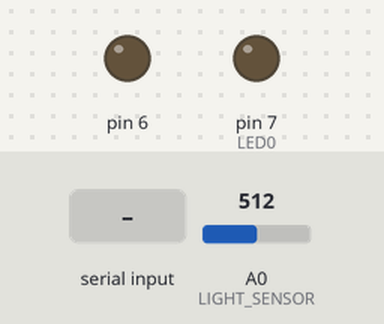
Bench run of a sketch on a simulated Arduino Uno, built with avr-gcc and run on an emulated ATmega328P. On the bench: output pins drawn as LEDs (lit = HIGH). The inputs (shaded band) are chosen by the test bench; at power-on: A0 (LIGHT_SENSOR) = 512.

Above: at 1.2 s.
1.3 s: "led0" received over the second serial link
At 3.4 s:
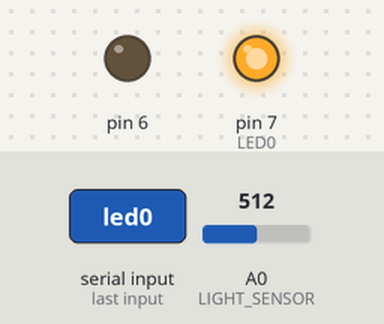
Timing chart, 0 to 4.9 s (numbered marks = the images above; inputs shaded):
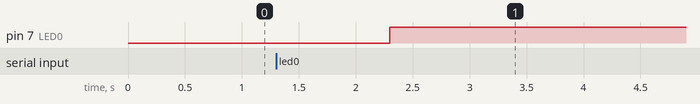

Measured:
- after the input at 1.3 s, pin 7 (LED0): LOW → HIGH after 1.0 s

The sketch:

ledsBT.ino
```cpp
//#define DEBUG

#define TxD 10
#define RxD 11

#include <SoftwareSerial.h>

struct LED {

    bool state;
    uint8_t pin;
    uint8_t brightness;
};

struct Timer {

    uint16_t interval;
    uint32_t last_execution;

};

uint8_t LED0 = 7;
uint8_t LIGHT_SENSOR = A0;

SoftwareSerial bt(TxD, RxD);
LED led1;
Timer lightSensorTimer;

void setup() {

    #ifdef DEBUG
    Serial.begin(9600);
    #endif

    bt.begin(9600);

    initLED(led1, false, 6, 0);

    initTimer(lightSensorTimer, 2000);

    pinMode(LED0, OUTPUT);
    pinMode(led1.pin, OUTPUT);
    pinMode(LIGHT_SENSOR, INPUT);
}

void loop() {

    if (bt.available()) {

        String msg = bt.readString();
        Serial.println(msg);
        decodeMessage(msg);
    }

    if (millis() >= lightSensorTimer.last_execution + lightSensorTimer.interval) {

        String msg = (String) analogRead(LIGHT_SENSOR);

        bt.write(msg.c_str());
        lightSensorTimer.last_execution = millis();
    }


}

void initLED(LED &led, bool state, uint8_t pin, uint8_t brightness) {

    led.state = state;
    led.pin = pin;
    led.brightness = brightness;

}

void initTimer (Timer &timer, uint16_t interval) {

    timer.interval = interval;
}

void decodeMessage(String &msg) {

    if (msg == "led0") {

            digitalWrite(LED0, !digitalRead(LED0));
        } else if (msg == "led1") {

            if (led1.state) {

                led1.state = false;
                digitalWrite(led1.pin, led1.state);
            } else {

                led1.state = true;
                Serial.println(led1.brightness);
                analogWrite(led1.pin, led1.brightness);
            }
        } else if (msg.substring(0, 16) == "brightness_led1=") {

            led1.brightness = msg.substring(msg.lastIndexOf("=") + 1).toInt();

            Serial.println(led1.brightness);
            analogWrite(led1.pin, led1.brightness);

            if (!led1.state) {

                led1.state = true;
            }
        }
}
```
